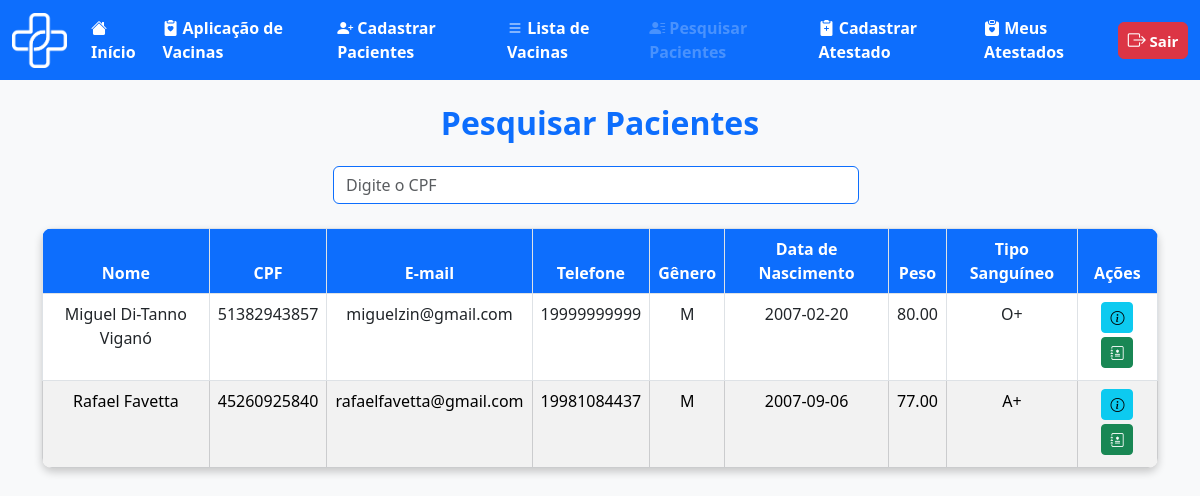
The app's page /medica/pesquisa_paciente.php (signed in) with its own data.
### tables this page shows
CREATE TABLE `usuario` (
  `id_usuario` int(11) NOT NULL,
  `nome_usuario` varchar(100) NOT NULL,
  `cpf` varchar(11) NOT NULL,
  `email_usuario` varchar(100) NOT NULL,
  `tel_usuario` varchar(11) NOT NULL,
  `genero_usuario` char(1) NOT NULL CHECK (`genero_usuario` in ('M','F','O')),
  `naci_usuario` date NOT NULL,
  `peso_usuario` decimal(5,2) NOT NULL,
  `tipo_sang_usuario` varchar(3) NOT NULL,
  `med_usuario` varchar(100) NOT NULL,
  `doen_usuario` varchar(255) NOT NULL,
  `ale_usuario` varchar(255) NOT NULL,
  `cep_usuario` varchar(8) NOT NULL,
  `endereco` varchar(255) NOT NULL,
  `cidade` varchar(255) NOT NULL,
  `nc_usuario` int(10) NOT NULL,
  `senha` varchar(100) NOT NULL
);

### medica/pesquisa_paciente.php (the view, shortened to what this page needs)
<?php
include('../outros/db_connect.php');
$cpf = '';
$sql = "SELECT * FROM usuario";
$stmt = $conn->prepare($sql);
$stmt->execute();
$result = $stmt->get_result();
    ?>
<!DOCTYPE html>
<html lang="pt-BR">
<head>
    <link href="https://cdn.jsdelivr.net/npm/bootstrap-icons/font/bootstrap-icons.css" rel="stylesheet">
    <link href="https://cdn.jsdelivr.net/npm/bootstrap@5.3.0/dist/css/bootstrap.min.css" rel="stylesheet">
</head>
<body>
    <nav class="navbar navbar-expand-lg bg-primary" data-bs-theme="dark">
        <div class="container-fluid">
            <div class="d-flex align-items-center">
                <img src="../img/logo_vetor.png" alt="Logo DigitalVac" width="55" height="55" class="me-3">
            </div>
            <div class="collapse navbar-collapse" id="navbarNavAltMarkup">
                <div class="navbar-nav">
                    <a class="nav-link active fs-6 fw-bold" href="telainicio.php">
                        <i class="bi bi-house-fill"></i> Início
                    </a>
                    <a class="nav-link active fs-6 fw-bold" href="cadastroaplic.php">
                        <i class="bi bi-clipboard2-heart-fill"></i> Aplicação de Vacinas
                    </a>
                    <a class="nav-link active fs-6 fw-bold" href="cadastropac.html">
                        <i class="bi bi-person-plus-fill"></i> Cadastrar Pacientes
                    </a>
                    <a class="nav-link active fs-6 fw-bold" href="listavac.php">
                        <i class="bi bi-list"></i> Lista de Vacinas
                    </a>
                    <a class="nav-link disabled fs-6 fw-bold" aria-disabled="true" href="pesquisa_paciente.php">
                        <i class="bi bi-person-lines-fill"></i> Pesquisar Pacientes
                    </a>
                    <a class="nav-link active fs-6 fw-bold" href="cadastroatestado.php">
                        <i class="bi bi-clipboard2-plus-fill"></i> Cadastrar Atestado
                    </a>
                    <a class="nav-link active fs-6 fw-bold" href="atestado_medico.php">
                        <i class="bi bi-clipboard-heart-fill"></i> Meus Atestados
                    </a>
                </div>
                <ul class="navbar-nav ms-auto">
                    <li class="nav-item">
                        <a class="btn btn-danger fw-bold px-2 py-1" style="font-size: 15px; min-width: 70px;"
                            href="../outros/sair.php">
                            <i class="bi bi-box-arrow-right" style="font-size: 18px;"></i> Sair
                        </a>
                    </li>
                </ul>
            </div>
        </div>
    </nav>
    <div class="container mt-4">
        <h2 class="text-center text-primary fw-bold">Pesquisar Pacientes</h2>
        <div class="container-fluid col-md-6 mt-4">
            <form class="d-flex position-relative" role="search" method="get" action="pesquisa_paciente.php"
                id="form-pesquisa-cpf">
                <input class="form-control me-2 border border-primary" type="search" name="cpf" id="cpf"
                    placeholder="Digite o CPF" aria-label="CPF"
                    value="<?php echo isset($cpf) ? htmlspecialchars($cpf) : ''; ?>" autocomplete="off">
            </form>
        </div>
        <br>
        <div id="tabela-pacientes" class="d-flex justify-content-center">
            <table class="table table-bordered text-center mx-auto">
                <thead>
                    <tr>
                        <th>Nome</th>
                        <th>CPF</th>
                        <th>E-mail</th>
                        <th>Telefone</th>
                        <th>Gênero</th>
                        <th>Data de Nascimento</th>
                        <th>Peso</th>
                        <th>Tipo Sanguíneo</th>
                        <th>Ações</th>
                    </tr>
                </thead>
                <tbody>
                    <?php
                    $rowIndex = 0;
                    while ($row = $result->fetch_assoc()):
                        if ($rowIndex === 0) {
                            $rowClass = 'bg-white';
                        } else {
                            $rowClass = ($rowIndex % 2 === 1) ? 'table-secondary' : 'bg-white';
                        }
                        ?>
                        <tr class="<?php echo $rowClass; ?>">
                            <td><?php echo htmlspecialchars($row['nome_usuario']); ?></td>
                            <td><?php echo htmlspecialchars($row['cpf']); ?></td>
                            <td><?php echo htmlspecialchars($row['email_usuario']); ?></td>
                            <td><?php echo htmlspecialchars($row['tel_usuario']); ?></td>
                            <td><?php echo htmlspecialchars($row['genero_usuario']); ?></td>
                            <td><?php echo htmlspecialchars($row['naci_usuario']); ?></td>
                            <td><?php echo htmlspecialchars($row['peso_usuario']); ?></td>
                            <td><?php echo htmlspecialchars($row['tipo_sang_usuario']); ?></td>
                            <td>
                                <a href="ver_paciente.php?id=<?php echo $row['id_usuario']; ?>"
                                    class="btn btn-sm btn-info mb-1" title="Ver Informações">
                                    <i class="bi bi-info-circle"></i>
                                </a>
                                <a href="historico_vacinacao.php?id=<?php echo $row['id_usuario']; ?>"
                                    class="btn btn-sm btn-success mb-1" title="Ver Histórico de Vacinação">
                                    <i class="bi bi-journal-medical"></i>
                                </a>
                            </td>
                        </tr>
                        <?php $rowIndex++; endwhile; ?>
                </tbody>
            </table>
        </div>
    </div>
</body>
</html>

### medica/pesquisa_paciente.php (style rules this page uses)
body { background-color: #f8f9fa; }
.navbar { margin-bottom: 20px; }
.table { background: white; border-radius: 10px; overflow: hidden; box-shadow: 0 4px 8px rgba(0, 0, 0, 0.2); }
.table thead th { background-color: #0d6efd !important; color: white !important; font-weight: bold; }
.table tbody tr:nth-child(even) { background-color: #f2f2f2; }
.table tbody tr:nth-child(odd) { background-color: #ffffff; }
.table td, .table th { background-color: transparent; }
.table thead th { background-color: #0d6efd; color: white; font-weight: bold; }

### records on screen
usuario: nome_usuario "Miguel Di-Tanno Viganó", cpf "51382943857", email_usuario "miguelzin@gmail.com", tel_usuario "19999999999", genero_usuario "M", naci_usuario "2007-02-20", peso_usuario "80.00", tipo_sang_usuario "O+"
usuario: nome_usuario "Rafael Favetta", cpf "45260925840", email_usuario "rafaelfavetta@gmail.com", tel_usuario "19981084437", genero_usuario "M", naci_usuario "2007-09-06", peso_usuario "77.00", tipo_sang_usuario "A+"
